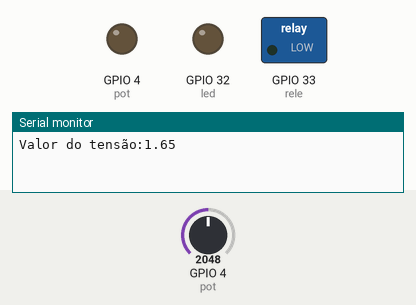
This sketch was run on a simulated ESP32. On the bench: switched loads named in the sketch (green lamp = pin HIGH), output pins drawn as LEDs (lit = HIGH), the last lines printed to the serial monitor. Inputs (shaded band) come from the test bench; at power-on: GPIO 4 (pot) = 2048.

Above: at 0.1 s.
At 1.1 s:
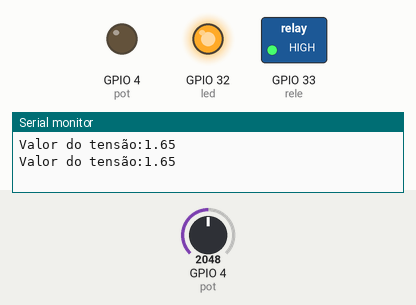
Timing chart, 0 to 2.6 s (numbered marks = the images above):
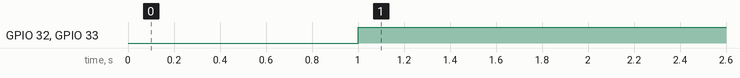

The sketch:

EX02_Conversao_AD_ESP32.ino
```cpp
// ===== Mapeamento de Hardware =====
#define rele 33
#define pot  4  // Utilizar um pino que tenha AD
#define led  32


// ===== Configurações iniciais =====
void setup()
{
  Serial.begin(115200);
  pinMode(rele,OUTPUT);
  pinMode(pot,OUTPUT);
  pinMode(led,OUTPUT);
}

void loop()
{
    float voltage = analogRead(pot)*(3.3/4095.0);
    Serial.print("Valor do tensão:");
    Serial.println(voltage);
    delay(1000);

    if (voltage > 1.5)
    {
      digitalWrite(led,HIGH);
      digitalWrite(rele,HIGH);
    }
    else
    {
      digitalWrite(led,LOW);
      digitalWrite(rele,LOW);
    }

}
```

Measured:
- by itself, GPIO 32 (led), GPIO 33 (rele): LOW → HIGH at 1.0 s
